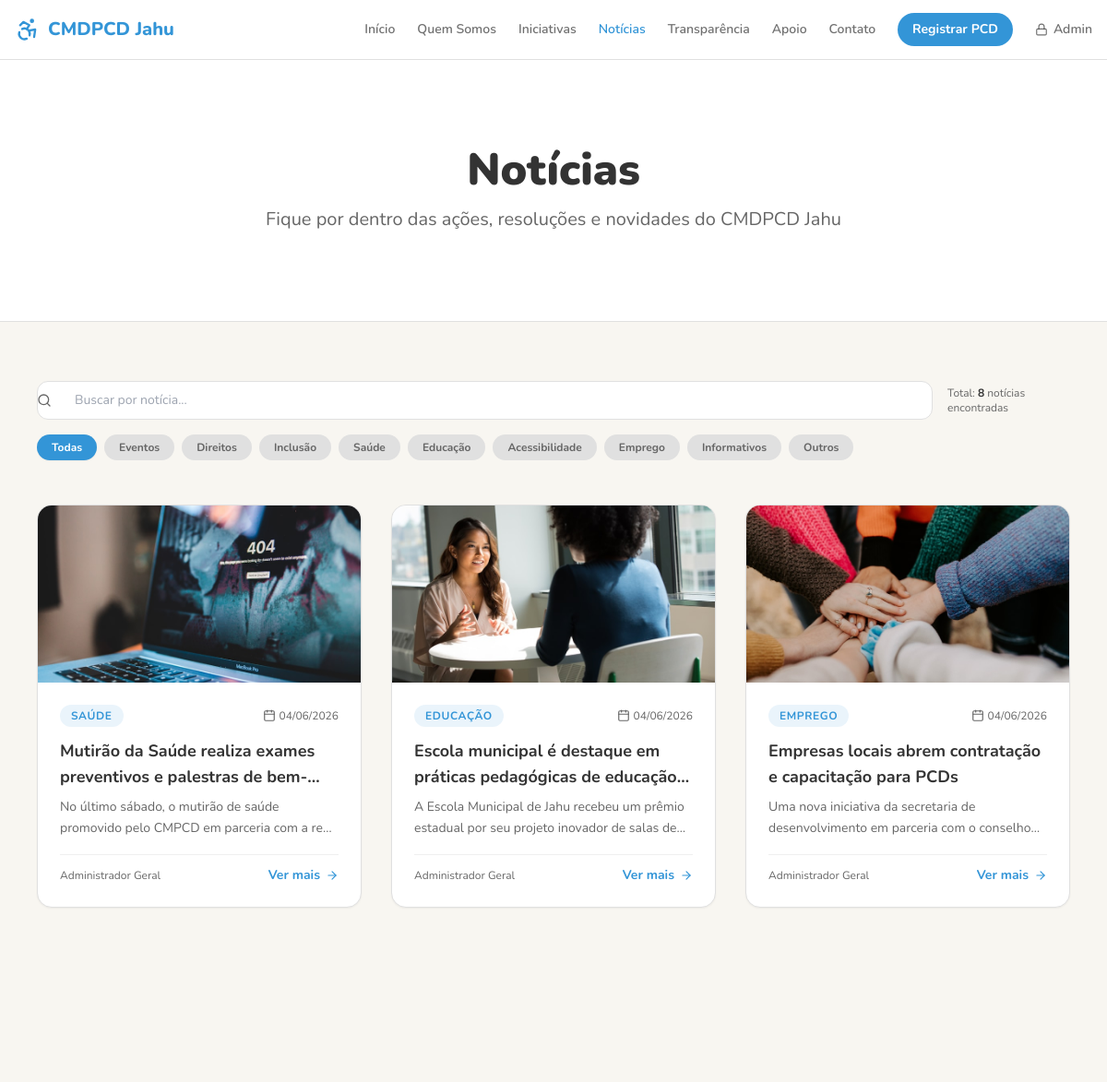
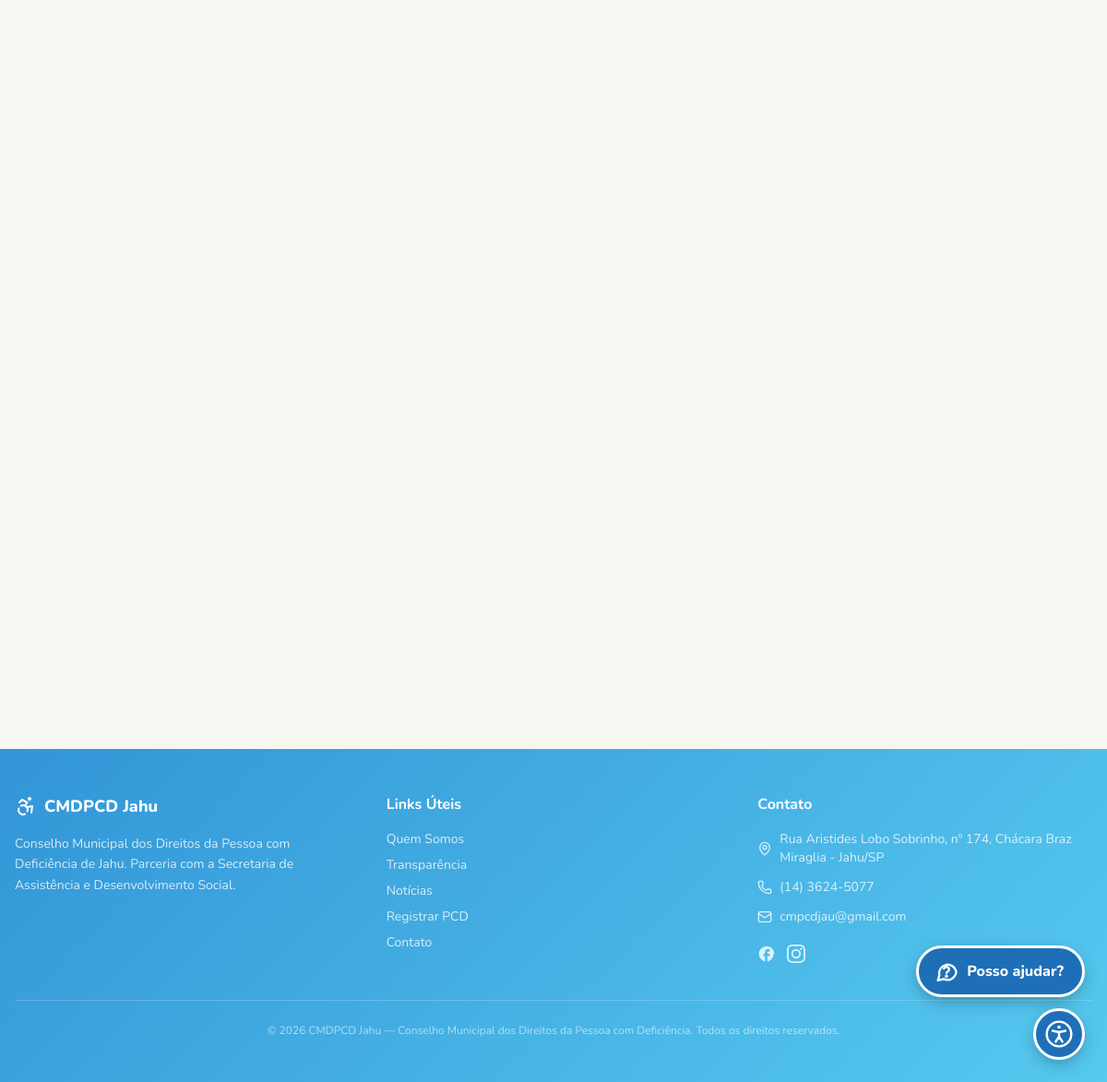
/noticias, run on the app's committed database (2 pictures, top to bottom).
### tables this page shows
CREATE TABLE `noticias` (
  `id` bigint(20) NOT NULL AUTO_INCREMENT,
  `usuario_id` bigint(20) NOT NULL,
  `titulo` varchar(255) NOT NULL,
  `conteudo` text NOT NULL,
  `imagem_capa` varchar(255) DEFAULT NULL,
  `tema` enum('eventos','direitos','inclusao','saude','educacao','acessibilidade','emprego','informativos','outros') NOT NULL,
  `status` enum('rascunho','publicado','arquivado') DEFAULT 'rascunho',
  `data_publicacao` datetime DEFAULT NULL,
  `criado_em` timestamp NOT NULL DEFAULT current_timestamp(),
  `atualizado_em` timestamp NOT NULL DEFAULT current_timestamp() ON UPDATE current_timestamp(),
  `deletado_em` datetime DEFAULT NULL,
  PRIMARY KEY (`id`),
  KEY `fk_noticia_usuario` (`usuario_id`),
  CONSTRAINT `fk_noticia_usuario` FOREIGN KEY (`usuario_id`) REFERENCES `usuarios` (`id`)
);

### app/controllers/HomeController.php (called while the page is built, shortened)
<?php
class HomeController {
    public function noticias() {
        $noticiaModel = new Noticia();
        $noticias = $noticiaModel->allPublished();
        view('noticias', [
            'noticias' => $noticias
        ]);
    }
}

### config/Database.php (called while the page is built, shortened)
<?php
class Database {
    private static $instance = null;
    public static function getConnection() {
        if (self::$instance === null) {
            $local = is_file(__DIR__ . '/db.local.php') ? (require __DIR__ . '/db.local.php') : [];
            $host = $local['host'] ?? (getenv('DB_HOST') ?: 'localhost');
            $dbname = $local['dbname'] ?? (getenv('DB_NAME') ?: 'cmpcd_jau');
            $user = $local['user'] ?? (getenv('DB_USER') ?: 'root');
            $isProduction = (getenv('APP_ENV') === 'production') || (!empty($_SERVER['APP_ENV']) && $_SERVER['APP_ENV'] === 'production');
            if (isset($local['pass'])) {
                $passwords = [$local['pass']];
            } elseif (getenv('DB_PASS') !== false && getenv('DB_PASS') !== null) {
                $passwords = [getenv('DB_PASS')];
            } elseif ($isProduction) {
                throw new Exception('Configuração insegura: defina DB_PASS ou crie config/db.local.php com uma senha forte.');
            } else {
                $passwords = ['root', ''];
            }
            $pdo = null;
            foreach ($passwords as $password) {
                try {
                    $pdo = new PDO(
                        "mysql:host=$host;dbname=$dbname;charset=utf8mb4",
                        $user,
                        $password,
                        [
                            PDO::ATTR_ERRMODE => PDO::ERRMODE_EXCEPTION,
                            PDO::ATTR_DEFAULT_FETCH_MODE => PDO::FETCH_ASSOC,
                            PDO::ATTR_EMULATE_PREPARES => false,
                        ]
                    );
                    $connected = true;
                    break;
                } catch (PDOException $e) {
                    if ($e->getCode() == 1049) {
                        try {
                            $tempPdo = new PDO(
                                "mysql:host=$host;charset=utf8mb4",
                                $user,
                                $password,
                                [PDO::ATTR_ERRMODE => PDO::ERRMODE_EXCEPTION]
                            );
                            $tempPdo->exec("CREATE DATABASE IF NOT EXISTS $dbname CHARACTER SET utf8mb4 COLLATE utf8mb4_unicode_ci");
                            $pdo = new PDO(
                                "mysql:host=$host;dbname=$dbname;charset=utf8mb4",
                                $user,
                                $password,
                                [
                                    PDO::ATTR_ERRMODE => PDO::ERRMODE_EXCEPTION,
                                    PDO::ATTR_DEFAULT_FETCH_MODE => PDO::FETCH_ASSOC,
                                    PDO::ATTR_EMULATE_PREPARES => false,
                                ]
                            );
                            $connected = true;
                            break;
                        } catch (PDOException $ex) {
                        }
                    }
                }
            }
            self::$instance = $pdo;
            self::checkAndSeedDatabase(self::$instance);
        }
        return self::$instance;
    }
    private static function checkAndSeedDatabase($pdo) {
        try {
            $stmt = $pdo->query("SHOW TABLES LIKE 'perfis_acesso'");
            $tableExists = $stmt->rowCount() > 0;
            $stmt = $pdo->query("SELECT COUNT(*) FROM perfis_acesso");
        } catch (Exception $e) {
            error_log("Database Setup Error: " . $e->getMessage());
        }
    }
}

### app/models/Noticia.php (called while the page is built, shortened)
<?php
class Noticia {
    private $db;
    public function __construct() {
        $this->db = Database::getConnection();
    }
    public function allPublished() {
        $stmt = $this->db->query("
            SELECT n.*, COALESCE(u.nome_completo, 'CMDPCD Jahu') as autor_nome
            FROM noticias n
            LEFT JOIN usuarios u ON n.usuario_id = u.id
            WHERE n.deletado_em IS NULL
              AND n.status = 'publicado'
              AND (n.data_publicacao IS NULL OR n.data_publicacao <= NOW())
            ORDER BY COALESCE(n.data_publicacao, n.criado_em) DESC, n.id DESC
        ");
        return $stmt->fetchAll();
    }
}

### app/helpers/security.php (called while the page is built, shortened)
<?php
function e($value): string {
    return htmlspecialchars((string)($value ?? ''), ENT_QUOTES | ENT_SUBSTITUTE, 'UTF-8');
}

### app/views/noticias.php (the view, shortened to what this page needs)
<?php
require_once __DIR__ . '/partials/header.php';
$temaMap = [
    'eventos'        => 'Eventos',
    'direitos'       => 'Direitos',
    'inclusao'       => 'Inclusão',
    'saude'          => 'Saúde',
    'educacao'       => 'Educação',
    'acessibilidade' => 'Acessibilidade',
    'emprego'        => 'Emprego',
    'informativos'   => 'Informativos',
    'outros'         => 'Outros'
];
$listaNoticias = $noticias ?? [];
?>
  <main id="conteudo-principal" class="pt-16">
    <section class="py-16 md:py-24 bg-card border-b border-border">
      <div class="container mx-auto px-4 text-center">
        <h1 class="text-3xl md:text-5xl font-black text-foreground mb-4 fade-in-up">Notícias</h1>
        <p class="text-lg md:text-xl text-muted-foreground max-w-2xl mx-auto fade-in-up">
          Fique por dentro das ações, resoluções e novidades do CMDPCD Jahu
        </p>
      </div>
    </section>
    <section class="py-16 bg-background">
      <div class="container px-4 max-w-6xl mx-auto">
        <div class="mb-10 space-y-4">
          <div class="flex flex-col sm:flex-row items-center justify-between gap-4">
            <div class="relative w-full sm:w-80">
              <input type="text"
                     id="filtro-busca"
                     placeholder="Buscar por notícia..."
                     aria-label="Buscar notícia por título ou palavra-chave"
                     class="w-full pl-10 pr-4 py-2.5 bg-card border border-border rounded-xl text-sm text-foreground focus:outline-none focus:ring-2 focus:ring-primary/50 focus:border-primary transition-all">
              <i data-lucide="search" class="w-4 h-4 text-muted-foreground absolute left-3.5 top-1/2 -translate-y-1/2" aria-hidden="true"></i>
            </div>
            <div class="text-xs text-muted-foreground self-start sm:self-auto">
              Total: <span id="contador-noticias" class="font-bold text-foreground"><?= count($listaNoticias) ?></span> notícias encontradas
            </div>
          </div>
          <div class="flex items-center gap-2 overflow-x-auto pb-2 scrollbar-none" id="filtros-tema" role="tablist" aria-label="Filtro por categorias">
            <button type="button"
                    data-tema="todos"
                    class="btn-filtro-tema active px-4 py-1.5 rounded-full text-xs font-bold transition-all bg-primary text-primary-foreground shadow-sm cursor-pointer whitespace-nowrap">
              Todas
            </button>
            <?php foreach ($temaMap as $slug => $label): ?>
              <button type="button"
                      data-tema="<?= $slug ?>"
                      class="btn-filtro-tema px-4 py-1.5 rounded-full text-xs font-bold transition-all bg-muted hover:bg-muted/80 text-muted-foreground hover:text-foreground cursor-pointer whitespace-nowrap">
                <?= $label ?>
              </button>
            <?php endforeach; ?>
          </div>
        </div>
        <div id="noticias-grid" class="grid md:grid-cols-2 lg:grid-cols-3 gap-8">
          <?php foreach ($listaNoticias as $n): ?>
            <?php
              $categoria = $temaMap[$n['tema'] ?? 'outros'] ?? ucfirst($n['tema'] ?? 'Outros');
              $dataRaw = $n['data_publicacao'] ?? $n['criado_em'] ?? '';
              $dataStr = !empty($dataRaw) ? date('d/m/Y', strtotime($dataRaw)) : '';
              $resumo = mb_strimwidth(strip_tags($n['conteudo']), 0, 140, '...');
              $imagem = !empty($n['imagem_capa'])
                  ? (strpos($n['imagem_capa'], 'http') === 0 ? $n['imagem_capa'] : BASE_URL . '/' . ltrim($n['imagem_capa'], '/'))
                  : 'https://images.unsplash.com/photo-1504711434969-e33886168f5c?w=800&h=400&fit=crop';
              $noticiaUrl = BASE_URL . '/noticia?id=' . $n['id'];
            ?>
            <article class="noticia-card fade-in-up bg-card rounded-2xl border border-border overflow-hidden hover:-translate-y-1 transition-all duration-300 flex flex-col group shadow-sm"
                     data-tema="<?= e(strtolower($n['tema'] ?? 'outros')) ?>"
                     data-titulo="<?= e(mb_strtolower($n['titulo'])) ?>"
                     data-conteudo="<?= e(mb_strtolower(strip_tags($n['conteudo']))) ?>">
              <a href="<?= $noticiaUrl ?>" class="block overflow-hidden h-48 bg-muted relative" aria-label="<?= htmlspecialchars($n['titulo']) ?>">
                <img src="<?= e($imagem) ?>"
                     alt="<?= htmlspecialchars($n['titulo']) ?>"
                     class="w-full h-full object-cover group-hover:scale-105 transition-transform duration-300"
                     loading="lazy">
              </a>
              <div class="p-6 flex flex-col flex-1">
                <div class="flex items-center justify-between mb-3">
                  <span class="inline-block text-xs font-bold text-primary bg-primary/10 px-3 py-1 rounded-full uppercase tracking-wider">
                    <?= htmlspecialchars($categoria) ?>
                  </span>
                  <?php if (!empty($dataStr)): ?>
                    <span class="text-xs text-muted-foreground flex items-center gap-1">
                      <i data-lucide="calendar" class="w-3.5 h-3.5" aria-hidden="true"></i> <?= $dataStr ?>
                    </span>
                  <?php endif; ?>
                </div>
                <h2 class="font-bold text-foreground mb-2 text-lg line-clamp-2 group-hover:text-primary transition-colors leading-snug">
                  <a href="<?= $noticiaUrl ?>">
                    <?= htmlspecialchars($n['titulo']) ?>
                  </a>
                </h2>
                <p class="text-sm text-muted-foreground line-clamp-2 mb-4 flex-1 leading-relaxed">
                  <?= e($resumo) ?>
                </p>
                <div class="flex items-center justify-between mt-auto pt-3 border-t border-border/50">
                  <span class="text-xs text-muted-foreground">
                    <?= htmlspecialchars($n['autor_nome'] ?? 'CMDPCD') ?>
                  </span>
                  <a href="<?= $noticiaUrl ?>"
                     class="text-sm text-primary font-bold hover:underline inline-flex items-center gap-1.5"
                     aria-label="Ver mais sobre: <?= htmlspecialchars($n['titulo']) ?>">
                    Ver mais <i data-lucide="arrow-right" class="w-3.5 h-3.5" aria-hidden="true"></i>
                  </a>
                </div>
              </div>
            </article>
          <?php endforeach; ?>
        </div>
      </div>
    </section>
  </main>
<?php require_once __DIR__ . '/partials/footer.php'; ?>

### data on the page
noticias: imagem_capa (picture), tema "SAÚDE", data_publicacao "04/06/2026", titulo "Mutirão da Saúde realiza exames preventivos e palestras…", conteudo "No último sábado, o mutirão de saúde promovido pelo CMPCD em parceria com a…", autor_nome "Administrador Geral"
noticias: imagem_capa (picture), tema "EDUCAÇÃO", data_publicacao "04/06/2026", titulo "Escola municipal é destaque em práticas pedagógicas de…", conteudo "A Escola Municipal de Jahu recebeu um prêmio estadual por seu projeto inovador de salas…", autor_nome "Administrador Geral"
noticias: imagem_capa (picture), tema "EMPREGO", data_publicacao "04/06/2026", titulo "Empresas locais abrem contratação e capacitação para PCDs", conteudo "Uma nova iniciativa da secretaria de desenvolvimento em parceria com o…", autor_nome "Administrador Geral"

### other printed values
count($listaNoticias) "8"
$label "Eventos"
$label "Direitos"
$label "Inclusão"
$label "Saúde"
$label "Educação"
$label "Acessibilidade"
$label "Emprego"
$label "Informativos"
$label "Outros"
